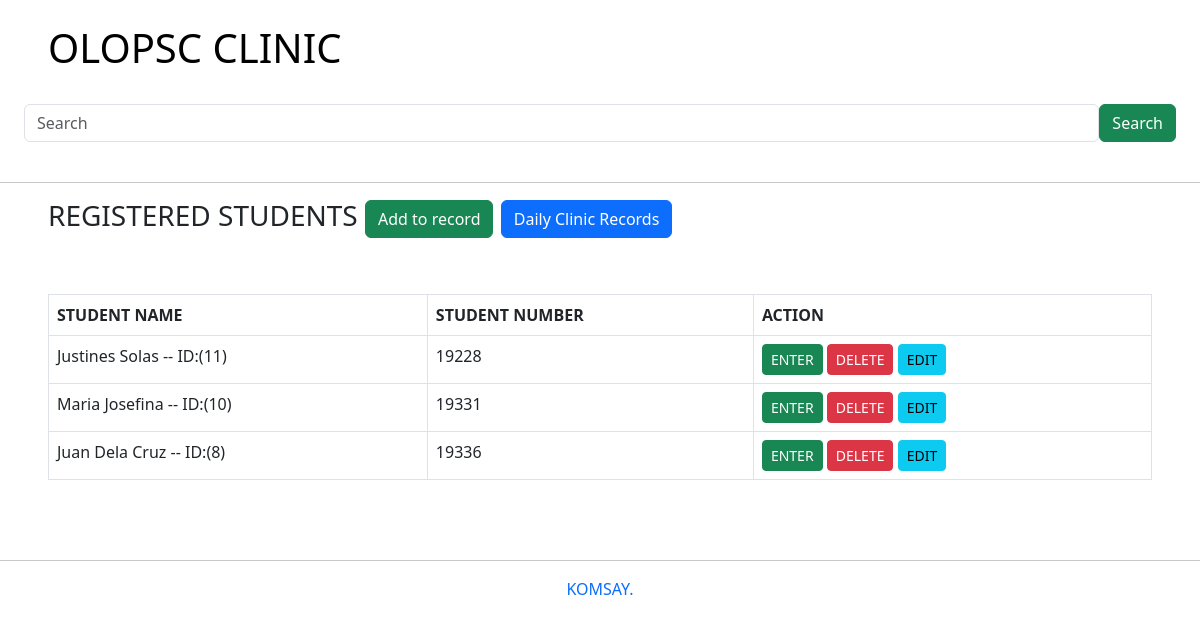
The app's page /, older data.
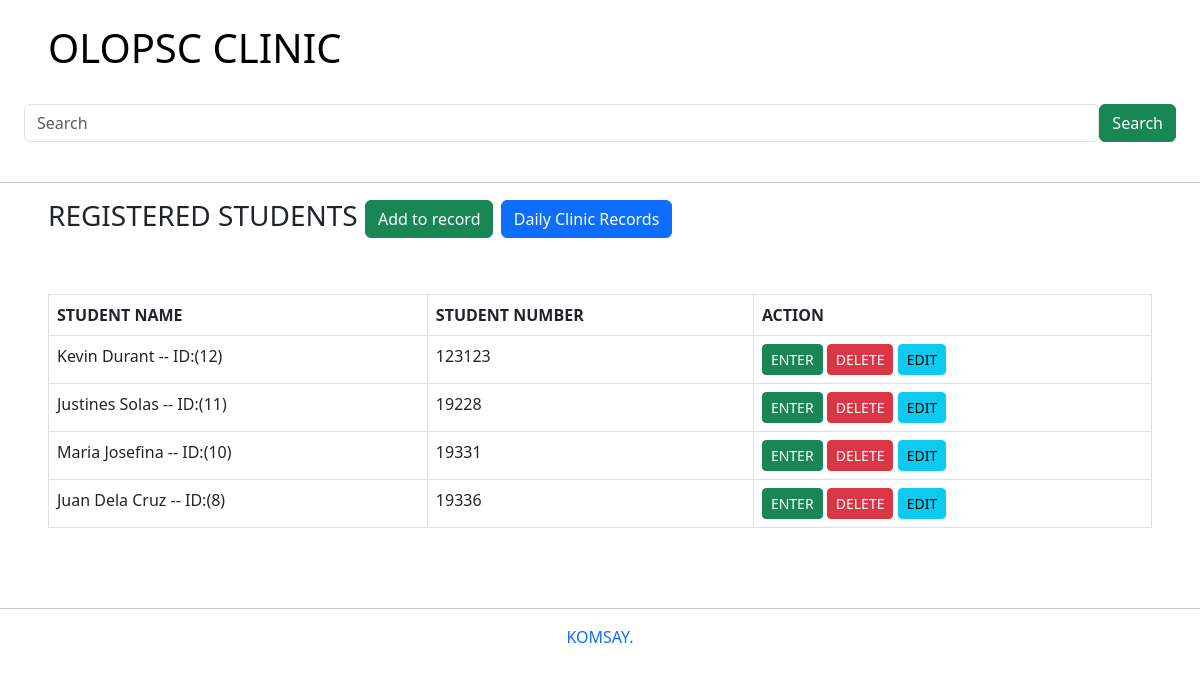
The same page, newer data.
### students/models.py (models this page shows)
class Student(models.Model):
    first_name = models.CharField(max_length=30)
    last_name = models.CharField(max_length=30)
    student_number = models.IntegerField(max_length=30)
    guardian_name = models.CharField(max_length=30)
    guardian_contact = models.CharField(max_length=30)

### students/views.py (the view)
# urls.py: path('', views.homepage, name='homepage'),
def homepage(request):
    data = Student.objects.all().order_by('-id')
    context = {
        'student': data
    }
    return render(request, "students/index.html", context)

### students/templates/students/index.html (shortened to what this page needs)
{% extends 'base.html'%}
{% block content %}
<div class="heading ps-5">
    <h3>REGISTERED STUDENTS  <a href="add" class="btn btn-success">Add to record</a> <a href="dailyclinicrecords" class="btn btn-primary">Daily Clinic Records</a></h3>
</div>
<div class="p-5">
    <div>
        <table class="table table-bordered">
            <thead>
                <tr>
                    <th>STUDENT NAME</th>
                    <th>STUDENT NUMBER</th>
                    <th>ACTION</th>
                </tr>
            </thead>
{% for data in student %}
            <tr>
                <td>{{ data.first_name }} {{data.last_name}} -- ID:({{ data.id }}) </td>
                <td>{{ data.student_number }}</td>
                <td><a class="btn btn-sm btn-success" href="{% url 'students:detail' data.id %}">ENTER</a>
                    <a  onclick="return confirm('Are you sure you want to delete this?')"  class="btn btn-sm btn-danger"href="{% url 'students:delete' data.id %}">DELETE</a>
                    <a class="btn btn-sm btn-info"href="{% url 'students:edit' data.id %}">EDIT</a></td>
            </tr>
{% endfor %}
        </table>
    </div>
</div>
{% endblock %}

Row changes from the older to the newer data that the page shows:
added Student: first_name "Kevin", last_name "Durant", id "12", student_number "123123"
